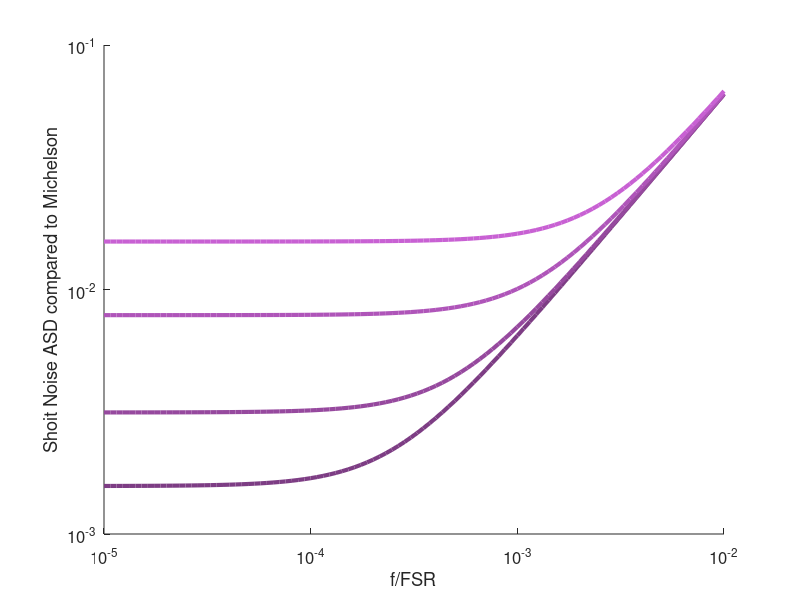

MATLAB code for this plot: (Note: this script raises an error after producing the figure.)
% make a plot of fabry perot shot noise
function fpmishotnoise()

exportplot = 1;

f = logspace(-5,-2,100);

Finesse = [1000 500 200 100];

for jj = 1:length(Finesse)
    for kk = 1:length(f)
        shotnoise(jj,kk) = pi/(2*Finesse(jj)) * sqrt(1+(4*Finesse(jj)*f(kk))^2);
    end
end

convertcolor = @(color) hex2dec(reshape(color,2,3)')'/255;
brightcolor = 'c861d3';

colorlist = kron(convertcolor(brightcolor),((1:length(Finesse)).'/length(Finesse))/2+.5);


figure(1)

if exportplot
    set(gcf,'Visible','Off')
end

hold on
set(gca,'ColorOrder',colorlist)
h = loglog(f,shotnoise,'LineWidth',3);
set(gca,'XScale','log')
set(gca,'YScale','log')

ylabel('Shoit Noise ASD compared to Michelson')
xlabel('f/FSR')

set(gca,'FontSize',12)
set(gcf,'color','white')


set(gcf,'Units','Pixels','Position',[0 0 600 300])

legstring = '';
legh = legend(h(length(h):-1:1),cellfun(@(s) strcat(s,legstring),split(' ',num2str(Finesse(length(Finesse):-1:1))), ...
               'UniformOutput',0),'Location','Best');
v = get(legh,'title');
set(v,'string','Finesse');


if exportplot
    set(gcf,'Visible','Off')
    export_fig('fpmishotnoise.pdf','-painters')
end

end
